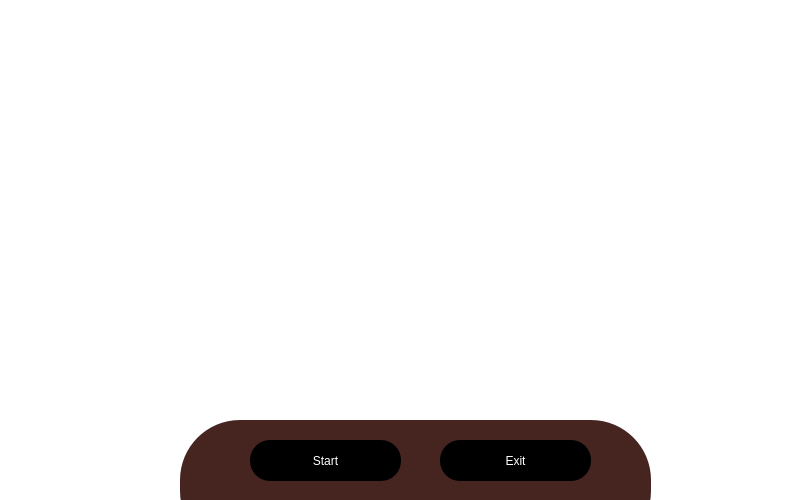
<?xml version="1.0" encoding="UTF-8"?>
<ui version="4.0">
 <class>DNDRandomEncounterClass</class>
 <widget class="QMainWindow" name="DNDRandomEncounterClass">
  <property name="geometry">
   <rect>
    <x>0</x>
    <y>0</y>
    <width>800</width>
    <height>500</height>
   </rect>
  </property>
  <property name="sizePolicy">
   <sizepolicy hsizetype="Expanding" vsizetype="Expanding">
    <horstretch>0</horstretch>
    <verstretch>0</verstretch>
   </sizepolicy>
  </property>
  <property name="minimumSize">
   <size>
    <width>800</width>
    <height>500</height>
   </size>
  </property>
  <property name="contextMenuPolicy">
   <enum>Qt::ContextMenuPolicy::NoContextMenu</enum>
  </property>
  <property name="windowTitle">
   <string>DNDRandomEncounter</string>
  </property>
  <property name="styleSheet">
   <string notr="true">QMainWindow::title { background-color: #3498db; }
QMainWindow::close-button { background-color: red; }</string>
  </property>
  <widget class="QWidget" name="centralWidget">
   <property name="sizePolicy">
    <sizepolicy hsizetype="Expanding" vsizetype="Expanding">
     <horstretch>0</horstretch>
     <verstretch>0</verstretch>
    </sizepolicy>
   </property>
   <property name="minimumSize">
    <size>
     <width>800</width>
     <height>500</height>
    </size>
   </property>
   <property name="contextMenuPolicy">
    <enum>Qt::ContextMenuPolicy::NoContextMenu</enum>
   </property>
   <property name="styleSheet">
    <string notr="true">background-color: #fff;</string>
   </property>
   <widget class="QStackedWidget" name="stackedWidget">
    <property name="geometry">
     <rect>
      <x>0</x>
      <y>0</y>
      <width>801</width>
      <height>501</height>
     </rect>
    </property>
    <property name="sizePolicy">
     <sizepolicy hsizetype="Expanding" vsizetype="Expanding">
      <horstretch>0</horstretch>
      <verstretch>0</verstretch>
     </sizepolicy>
    </property>
    <property name="currentIndex">
     <number>0</number>
    </property>
    <widget class="QWidget" name="MainMenuPage">
     <widget class="QGroupBox" name="MainMenu">
      <property name="geometry">
       <rect>
        <x>0</x>
        <y>0</y>
        <width>801</width>
        <height>501</height>
       </rect>
      </property>
      <property name="title">
       <string>GroupBox</string>
      </property>
      <widget class="QPushButton" name="startButton">
       <property name="geometry">
        <rect>
         <x>250</x>
         <y>440</y>
         <width>151</width>
         <height>41</height>
        </rect>
       </property>
       <property name="styleSheet">
        <string notr="true">QPushButton {
background-color: #000;
color: #fff;
border-radius: 20px;
}
QPushButton::hover {
background-color: #fff;
color: #000;
}</string>
       </property>
       <property name="text">
        <string>Start</string>
       </property>
      </widget>
      <widget class="QLabel" name="TitleText">
       <property name="geometry">
        <rect>
         <x>500</x>
         <y>30</y>
         <width>271</width>
         <height>71</height>
        </rect>
       </property>
       <property name="styleSheet">
        <string notr="true">QLabel {
    color: white;               /* Set the base color (inner color) */
    background-color: transparent;
    padding: 2px 5px;
    border-radius: 3px;
}</string>
       </property>
       <property name="text">
        <string>&lt;html&gt;&lt;head/&gt;&lt;body&gt;&lt;p align=&quot;center&quot;&gt;&lt;span&gt;Random Encounters&lt;/span&gt;&lt;/p&gt;&lt;/body&gt;&lt;/html&gt;</string>
       </property>
      </widget>
      <widget class="QLabel" name="label">
       <property name="geometry">
        <rect>
         <x>180</x>
         <y>420</y>
         <width>471</width>
         <height>131</height>
        </rect>
       </property>
       <property name="styleSheet">
        <string notr="true">border-radius: 60px; background-color: #462521;</string>
       </property>
       <property name="text">
        <string/>
       </property>
      </widget>
      <widget class="QPushButton" name="exitButton">
       <property name="geometry">
        <rect>
         <x>440</x>
         <y>440</y>
         <width>151</width>
         <height>41</height>
        </rect>
       </property>
       <property name="styleSheet">
        <string notr="true">QPushButton {
background-color: #000;
color: #fff;
border-radius: 20px;
}
QPushButton::hover {
background-color: #fff;
color: #000;
}</string>
       </property>
       <property name="text">
        <string>Exit</string>
       </property>
      </widget>
      <widget class="QLabel" name="TitleBackground">
       <property name="geometry">
        <rect>
         <x>500</x>
         <y>-10</y>
         <width>271</width>
         <height>151</height>
        </rect>
       </property>
       <property name="styleSheet">
        <string notr="true">background-color: transparent;</string>
       </property>
       <property name="text">
        <string/>
       </property>
       <property name="pixmap">
        <pixmap resource="DNDRandomEncounter.qrc">:/DNDRandomEncounter/shopsign.png</pixmap>
       </property>
       <property name="scaledContents">
        <bool>true</bool>
       </property>
      </widget>
      <widget class="QLabel" name="BackgroundWallpaper">
       <property name="geometry">
        <rect>
         <x>0</x>
         <y>0</y>
         <width>800</width>
         <height>500</height>
        </rect>
       </property>
       <property name="sizePolicy">
        <sizepolicy hsizetype="Expanding" vsizetype="Expanding">
         <horstretch>0</horstretch>
         <verstretch>0</verstretch>
        </sizepolicy>
       </property>
       <property name="contextMenuPolicy">
        <enum>Qt::ContextMenuPolicy::NoContextMenu</enum>
       </property>
       <property name="text">
        <string/>
       </property>
       <property name="pixmap">
        <pixmap resource="DNDRandomEncounter.qrc">:/DNDRandomEncounter/dnd-wallpaper.jpg</pixmap>
       </property>
       <property name="scaledContents">
        <bool>true</bool>
       </property>
      </widget>
      <zorder>BackgroundWallpaper</zorder>
      <zorder>label</zorder>
      <zorder>exitButton</zorder>
      <zorder>TitleBackground</zorder>
      <zorder>TitleText</zorder>
      <zorder>startButton</zorder>
     </widget>
    </widget>
    <widget class="QWidget" name="EncounterTypesPage">
     <property name="sizePolicy">
      <sizepolicy hsizetype="Expanding" vsizetype="Expanding">
       <horstretch>0</horstretch>
       <verstretch>0</verstretch>
      </sizepolicy>
     </property>
     <widget class="QGroupBox" name="EncounterTypes">
      <property name="geometry">
       <rect>
        <x>0</x>
        <y>0</y>
        <width>801</width>
        <height>501</height>
       </rect>
      </property>
      <property name="sizePolicy">
       <sizepolicy hsizetype="Expanding" vsizetype="Expanding">
        <horstretch>0</horstretch>
        <verstretch>0</verstretch>
       </sizepolicy>
      </property>
      <property name="title">
       <string>GroupBox</string>
      </property>
      <widget class="QLabel" name="EncounterTypesWallpaper">
       <property name="geometry">
        <rect>
         <x>0</x>
         <y>0</y>
         <width>801</width>
         <height>501</height>
        </rect>
       </property>
       <property name="sizePolicy">
        <sizepolicy hsizetype="Expanding" vsizetype="Expanding">
         <horstretch>0</horstretch>
         <verstretch>0</verstretch>
        </sizepolicy>
       </property>
       <property name="mouseTracking">
        <bool>false</bool>
       </property>
       <property name="contextMenuPolicy">
        <enum>Qt::ContextMenuPolicy::NoContextMenu</enum>
       </property>
       <property name="text">
        <string/>
       </property>
       <property name="pixmap">
        <pixmap resource="DNDRandomEncounter.qrc">:/DNDRandomEncounter/dnd-wallpaper.jpg</pixmap>
       </property>
       <property name="scaledContents">
        <bool>true</bool>
       </property>
      </widget>
      <widget class="QPushButton" name="SwitchToCreateEncounterType">
       <property name="geometry">
        <rect>
         <x>710</x>
         <y>100</y>
         <width>41</width>
         <height>36</height>
        </rect>
       </property>
       <property name="sizePolicy">
        <sizepolicy hsizetype="Expanding" vsizetype="Expanding">
         <horstretch>0</horstretch>
         <verstretch>0</verstretch>
        </sizepolicy>
       </property>
       <property name="font">
        <font>
         <pointsize>12</pointsize>
         <italic>false</italic>
         <bold>true</bold>
         <underline>false</underline>
         <strikeout>false</strikeout>
         <kerning>true</kerning>
        </font>
       </property>
       <property name="styleSheet">
        <string notr="true">QPushButton {
    background-color: #000;
    color: #fff;
    border-radius: 20px;
    padding: 5px 10px; 
    border: 2px solid #fff;
}

QPushButton::hover {
    background-color: #fff;
    color: #000;
}</string>
       </property>
       <property name="text">
        <string>✚</string>
       </property>
       <property name="icon">
        <iconset theme="camera-photo"/>
       </property>
      </widget>
      <widget class="QGroupBox" name="EncounterTypesBox">
       <property name="geometry">
        <rect>
         <x>30</x>
         <y>150</y>
         <width>729</width>
         <height>291</height>
        </rect>
       </property>
       <property name="sizePolicy">
        <sizepolicy hsizetype="Expanding" vsizetype="Expanding">
         <horstretch>0</horstretch>
         <verstretch>0</verstretch>
        </sizepolicy>
       </property>
       <property name="styleSheet">
        <string notr="true">background-color:black;border:transparent; border-radius:20px;</string>
       </property>
       <property name="title">
        <string/>
       </property>
       <widget class="QGroupBox" name="EncounterTypesGroupBox">
        <property name="geometry">
         <rect>
          <x>0</x>
          <y>0</y>
          <width>721</width>
          <height>261</height>
         </rect>
        </property>
        <property name="sizePolicy">
         <sizepolicy hsizetype="Expanding" vsizetype="Expanding">
          <horstretch>0</horstretch>
          <verstretch>0</verstretch>
         </sizepolicy>
        </property>
        <property name="styleSheet">
         <string notr="true">border: 1px solid red;</string>
        </property>
        <property name="title">
         <string>GroupBox</string>
        </property>
       </widget>
      </widget>
      <widget class="QPushButton" name="BackToMainMenu">
       <property name="geometry">
        <rect>
         <x>30</x>
         <y>20</y>
         <width>191</width>
         <height>61</height>
        </rect>
       </property>
       <property name="sizePolicy">
        <sizepolicy hsizetype="Expanding" vsizetype="Expanding">
         <horstretch>0</horstretch>
         <verstretch>0</verstretch>
        </sizepolicy>
       </property>
       <property name="maximumSize">
        <size>
         <width>500</width>
         <height>16777215</height>
        </size>
       </property>
       <property name="styleSheet">
        <string notr="true">QPushButton {
background-color: #000;
color: #fff;
border-radius: 20px;
}
QPushButton::hover {
background-color: #fff;
color: #000;
}</string>
       </property>
       <property name="text">
        <string>Back To Main Menu</string>
       </property>
       <property name="iconSize">
        <size>
         <width>10</width>
         <height>16</height>
        </size>
       </property>
      </widget>
      <widget class="QScrollBar" name="EncounterTypesScrollBar">
       <property name="geometry">
        <rect>
         <x>30</x>
         <y>420</y>
         <width>721</width>
         <height>20</height>
        </rect>
       </property>
       <property name="sizePolicy">
        <sizepolicy hsizetype="Expanding" vsizetype="Expanding">
         <horstretch>0</horstretch>
         <verstretch>0</verstretch>
        </sizepolicy>
       </property>
       <property name="styleSheet">
        <string notr="true">QScrollBar:horizontal {
        background-color: #F0F0F0;
        height: 20px;
        margin: 0px 0px 0px 0px;
    }
    QScrollBar::handle:horizontal {
        background-color: #000000;
        border-radius: 10px;
        min-width: 30%;
    }
    QScrollBar::add-line:horizontal,
    QScrollBar::sub-line:horizontal {
        width: 0;
        height: 0;
        subcontrol-position: center;
    }</string>
       </property>
       <property name="minimum">
        <number>0</number>
       </property>
       <property name="value">
        <number>0</number>
       </property>
       <property name="orientation">
        <enum>Qt::Orientation::Horizontal</enum>
       </property>
      </widget>
     </widget>
    </widget>
    <widget class="QWidget" name="EncountersPage">
     <widget class="QGroupBox" name="Encounters">
      <property name="geometry">
       <rect>
        <x>0</x>
        <y>0</y>
        <width>801</width>
        <height>501</height>
       </rect>
      </property>
      <property name="title">
       <string>GroupBox</string>
      </property>
      <widget class="QLabel" name="EncountersBackgroundWallpaper">
       <property name="geometry">
        <rect>
         <x>0</x>
         <y>0</y>
         <width>800</width>
         <height>500</height>
        </rect>
       </property>
       <property name="sizePolicy">
        <sizepolicy hsizetype="Expanding" vsizetype="Expanding">
         <horstretch>0</horstretch>
         <verstretch>0</verstretch>
        </sizepolicy>
       </property>
       <property name="contextMenuPolicy">
        <enum>Qt::ContextMenuPolicy::NoContextMenu</enum>
       </property>
       <property name="text">
        <string/>
       </property>
       <property name="pixmap">
        <pixmap resource="DNDRandomEncounter.qrc">:/DNDRandomEncounter/dnd-wallpaper.jpg</pixmap>
       </property>
       <property name="scaledContents">
        <bool>true</bool>
       </property>
      </widget>
      <widget class="QPushButton" name="BackToEncounterTypesPageButton">
       <property name="geometry">
        <rect>
         <x>30</x>
         <y>20</y>
         <width>151</width>
         <height>61</height>
        </rect>
       </property>
       <property name="styleSheet">
        <string notr="true">QPushButton {
background-color: #000;
color: #fff;
border-radius: 20px;
}
QPushButton::hover {
background-color: #fff;
color: #000;
}</string>
       </property>
       <property name="text">
        <string>Back To Encounter Types</string>
       </property>
      </widget>
      <widget class="QGroupBox" name="EncountersBox">
       <property name="geometry">
        <rect>
         <x>80</x>
         <y>100</y>
         <width>641</width>
         <height>341</height>
        </rect>
       </property>
       <property name="styleSheet">
        <string notr="true">background-color: rgba(0, 0, 0, 0.7);
border: black;
border-radius: 20px;</string>
       </property>
       <property name="title">
        <string/>
       </property>
       <widget class="QGroupBox" name="EncountersGroupBox">
        <property name="geometry">
         <rect>
          <x>10</x>
          <y>10</y>
          <width>621</width>
          <height>321</height>
         </rect>
        </property>
        <property name="styleSheet">
         <string notr="true">background-color:transparent;</string>
        </property>
        <property name="title">
         <string>GroupBox</string>
        </property>
       </widget>
       <widget class="QScrollBar" name="EncountersScrollBar">
        <property name="geometry">
         <rect>
          <x>620</x>
          <y>0</y>
          <width>21</width>
          <height>341</height>
         </rect>
        </property>
        <property name="sizePolicy">
         <sizepolicy hsizetype="Expanding" vsizetype="Expanding">
          <horstretch>0</horstretch>
          <verstretch>0</verstretch>
         </sizepolicy>
        </property>
        <property name="styleSheet">
         <string notr="true">QScrollBar:vertical {
        background-color: #F0F0F0;
        width: 20px;
        margin: 0px 0px 0px 0px;
    }
    QScrollBar::handle:vertical {
        background-color: #000000;
        border-radius: 10px;
        min-height: 200px;
    }
QScrollBar::add-line:vertical,
    QScrollBar::sub-line:vertical {
        width: 0;
        height: 0;
        subcontrol-position: center;
    }</string>
        </property>
        <property name="value">
         <number>0</number>
        </property>
        <property name="orientation">
         <enum>Qt::Orientation::Vertical</enum>
        </property>
       </widget>
      </widget>
      <widget class="QPushButton" name="GetRandomEncounter">
       <property name="geometry">
        <rect>
         <x>570</x>
         <y>30</y>
         <width>141</width>
         <height>41</height>
        </rect>
       </property>
       <property name="styleSheet">
        <string notr="true">QPushButton {
background-color: #000;
color: #fff;
border-radius: 20px;
}
QPushButton::hover {
background-color: #fff;
color: #000;
}</string>
       </property>
       <property name="text">
        <string>Random Encounter</string>
       </property>
      </widget>
      <widget class="QPushButton" name="SwitchToCreateEncounterButton">
       <property name="geometry">
        <rect>
         <x>510</x>
         <y>30</y>
         <width>41</width>
         <height>36</height>
        </rect>
       </property>
       <property name="sizePolicy">
        <sizepolicy hsizetype="Expanding" vsizetype="Expanding">
         <horstretch>0</horstretch>
         <verstretch>0</verstretch>
        </sizepolicy>
       </property>
       <property name="font">
        <font>
         <pointsize>12</pointsize>
         <italic>false</italic>
         <bold>true</bold>
         <underline>false</underline>
         <strikeout>false</strikeout>
         <kerning>true</kerning>
        </font>
       </property>
       <property name="styleSheet">
        <string notr="true">QPushButton {
    background-color: #000;
    color: #fff;
    border-radius: 20px;
    padding: 5px 10px; 
    border: 2px solid #fff;
}

QPushButton::hover {
    background-color: #fff;
    color: #000;
}</string>
       </property>
       <property name="text">
        <string>✚</string>
       </property>
       <property name="icon">
        <iconset theme="camera-photo"/>
       </property>
      </widget>
     </widget>
    </widget>
    <widget class="QWidget" name="SingleEncounterPage">
     <widget class="QGroupBox" name="SingleEncounterBox">
      <property name="geometry">
       <rect>
        <x>0</x>
        <y>0</y>
        <width>801</width>
        <height>501</height>
       </rect>
      </property>
      <property name="title">
       <string>GroupBox</string>
      </property>
      <widget class="QPushButton" name="BackToEncountersPageButton">
       <property name="geometry">
        <rect>
         <x>20</x>
         <y>440</y>
         <width>151</width>
         <height>41</height>
        </rect>
       </property>
       <property name="styleSheet">
        <string notr="true">QPushButton {
background-color: #000;
color: #fff;
border-radius: 20px;
}
QPushButton::hover {
background-color: #fff;
color: #000;
}</string>
       </property>
       <property name="text">
        <string>Back To Encounters</string>
       </property>
      </widget>
      <widget class="QLabel" name="SingleEncounterBackgroundWallpaper">
       <property name="geometry">
        <rect>
         <x>0</x>
         <y>0</y>
         <width>800</width>
         <height>500</height>
        </rect>
       </property>
       <property name="sizePolicy">
        <sizepolicy hsizetype="Expanding" vsizetype="Expanding">
         <horstretch>0</horstretch>
         <verstretch>0</verstretch>
        </sizepolicy>
       </property>
       <property name="contextMenuPolicy">
        <enum>Qt::ContextMenuPolicy::NoContextMenu</enum>
       </property>
       <property name="text">
        <string/>
       </property>
       <property name="pixmap">
        <pixmap resource="DNDRandomEncounter.qrc">:/DNDRandomEncounter/dnd-wallpaper.jpg</pixmap>
       </property>
       <property name="scaledContents">
        <bool>true</bool>
       </property>
      </widget>
      <widget class="QLabel" name="EncounterImage">
       <property name="geometry">
        <rect>
         <x>520</x>
         <y>50</y>
         <width>241</width>
         <height>331</height>
        </rect>
       </property>
       <property name="sizePolicy">
        <sizepolicy hsizetype="Expanding" vsizetype="Expanding">
         <horstretch>0</horstretch>
         <verstretch>0</verstretch>
        </sizepolicy>
       </property>
       <property name="styleSheet">
        <string notr="true">border-radius:10%;</string>
       </property>
       <property name="text">
        <string/>
       </property>
       <property name="scaledContents">
        <bool>true</bool>
       </property>
      </widget>
      <widget class="QLabel" name="EncounterName">
       <property name="geometry">
        <rect>
         <x>220</x>
         <y>30</y>
         <width>221</width>
         <height>31</height>
        </rect>
       </property>
       <property name="styleSheet">
        <string notr="true">background-color: rgba(0, 0, 0, 0.7);
border: black;
border-radius: 10px;color:white;</string>
       </property>
       <property name="text">
        <string/>
       </property>
       <property name="alignment">
        <set>Qt::AlignmentFlag::AlignCenter</set>
       </property>
      </widget>
      <widget class="QLabel" name="EncounterDescription">
       <property name="geometry">
        <rect>
         <x>50</x>
         <y>100</y>
         <width>441</width>
         <height>291</height>
        </rect>
       </property>
       <property name="styleSheet">
        <string notr="true">background-color: rgba(0, 0, 0, 0.7);
border: black;
border-radius: 10px;color:white; font-size:20px;</string>
       </property>
       <property name="text">
        <string/>
       </property>
       <property name="alignment">
        <set>Qt::AlignmentFlag::AlignLeading|Qt::AlignmentFlag::AlignLeft|Qt::AlignmentFlag::AlignTop</set>
       </property>
       <property name="wordWrap">
        <bool>true</bool>
       </property>
      </widget>
      <zorder>SingleEncounterBackgroundWallpaper</zorder>
      <zorder>BackToEncountersPageButton</zorder>
      <zorder>EncounterImage</zorder>
      <zorder>EncounterName</zorder>
      <zorder>EncounterDescription</zorder>
     </widget>
    </widget>
    <widget class="QWidget" name="CreateEncounterTypePage">
     <widget class="QGroupBox" name="CreateEncounterTypePageBox">
      <property name="geometry">
       <rect>
        <x>0</x>
        <y>0</y>
        <width>801</width>
        <height>501</height>
       </rect>
      </property>
      <property name="title">
       <string>GroupBox</string>
      </property>
      <widget class="QLabel" name="CreateEncounterTypeImageInput">
       <property name="geometry">
        <rect>
         <x>300</x>
         <y>170</y>
         <width>241</width>
         <height>231</height>
        </rect>
       </property>
       <property name="sizePolicy">
        <sizepolicy hsizetype="Expanding" vsizetype="Expanding">
         <horstretch>0</horstretch>
         <verstretch>0</verstretch>
        </sizepolicy>
       </property>
       <property name="styleSheet">
        <string notr="true">QLabel {
background-color: #000;
color: #fff;
border-radius: 20px;
}
</string>
       </property>
       <property name="text">
        <string/>
       </property>
       <property name="scaledContents">
        <bool>true</bool>
       </property>
      </widget>
      <widget class="QPushButton" name="BackToEncounterType">
       <property name="geometry">
        <rect>
         <x>60</x>
         <y>30</y>
         <width>141</width>
         <height>51</height>
        </rect>
       </property>
       <property name="styleSheet">
        <string notr="true">QPushButton {
background-color: #000;
color: #fff;
border-radius: 20px;
}
QPushButton::hover {
background-color: #fff;
color: #000;
}</string>
       </property>
       <property name="text">
        <string>Back To Encounter Types</string>
       </property>
      </widget>
      <widget class="QLabel" name="CreateEncounterTypeWallpaper">
       <property name="geometry">
        <rect>
         <x>0</x>
         <y>0</y>
         <width>801</width>
         <height>501</height>
        </rect>
       </property>
       <property name="sizePolicy">
        <sizepolicy hsizetype="Expanding" vsizetype="Expanding">
         <horstretch>0</horstretch>
         <verstretch>0</verstretch>
        </sizepolicy>
       </property>
       <property name="mouseTracking">
        <bool>false</bool>
       </property>
       <property name="contextMenuPolicy">
        <enum>Qt::ContextMenuPolicy::NoContextMenu</enum>
       </property>
       <property name="text">
        <string/>
       </property>
       <property name="pixmap">
        <pixmap resource="DNDRandomEncounter.qrc">:/DNDRandomEncounter/dnd-wallpaper.jpg</pixmap>
       </property>
       <property name="scaledContents">
        <bool>true</bool>
       </property>
      </widget>
      <widget class="QPushButton" name="CreateEncounterTypeButton">
       <property name="geometry">
        <rect>
         <x>350</x>
         <y>420</y>
         <width>141</width>
         <height>51</height>
        </rect>
       </property>
       <property name="styleSheet">
        <string notr="true">QPushButton {
background-color: #000;
color: #fff;
border-radius: 20px;
padding: 5px 10px; 
    border: 2px solid #fff;
}
QPushButton::hover {
background-color: #fff;
color: #000;
}</string>
       </property>
       <property name="text">
        <string>Create Encounter Type</string>
       </property>
      </widget>
      <widget class="QLineEdit" name="CreateEncounterTypeNameInput">
       <property name="geometry">
        <rect>
         <x>330</x>
         <y>80</y>
         <width>181</width>
         <height>31</height>
        </rect>
       </property>
       <property name="styleSheet">
        <string notr="true">QPushButton {
background-color: #000;
color: #fff;
border-radius: 20px;
padding: 5px 10px; 
    border: 2px solid #fff;
}
QPushButton::hover {
background-color: #fff;
color: #000;
}</string>
       </property>
       <property name="placeholderText">
        <string>Enter encounter type name...</string>
       </property>
      </widget>
      <widget class="QPushButton" name="UploadEncounterTypeImage">
       <property name="geometry">
        <rect>
         <x>310</x>
         <y>150</y>
         <width>75</width>
         <height>24</height>
        </rect>
       </property>
       <property name="styleSheet">
        <string notr="true">QPushButton {
background-color: #000;
color: #fff;
border-radius: 20px;

}
QPushButton::hover {
background-color: #fff;
color: #000;
}</string>
       </property>
       <property name="text">
        <string>Upload</string>
       </property>
      </widget>
      <zorder>CreateEncounterTypeWallpaper</zorder>
      <zorder>BackToEncounterType</zorder>
      <zorder>CreateEncounterTypeButton</zorder>
      <zorder>CreateEncounterTypeNameInput</zorder>
      <zorder>UploadEncounterTypeImage</zorder>
      <zorder>CreateEncounterTypeImageInput</zorder>
     </widget>
    </widget>
    <widget class="QWidget" name="CreateSingleEncounterPage">
     <widget class="QGroupBox" name="CreateSingleEncounterPageBox">
      <property name="geometry">
       <rect>
        <x>0</x>
        <y>0</y>
        <width>800</width>
        <height>500</height>
       </rect>
      </property>
      <property name="title">
       <string/>
      </property>
      <widget class="QLabel" name="CreateSingleEncounterImageInput">
       <property name="geometry">
        <rect>
         <x>300</x>
         <y>170</y>
         <width>241</width>
         <height>231</height>
        </rect>
       </property>
       <property name="sizePolicy">
        <sizepolicy hsizetype="Expanding" vsizetype="Expanding">
         <horstretch>0</horstretch>
         <verstretch>0</verstretch>
        </sizepolicy>
       </property>
       <property name="styleSheet">
        <string notr="true">QLabel {
background-color: #000;
color: #fff;
border-radius: 20px;
}
</string>
       </property>
       <property name="text">
        <string/>
       </property>
       <property name="scaledContents">
        <bool>true</bool>
       </property>
      </widget>
      <widget class="QPushButton" name="CreateSingleEncounterButton">
       <property name="geometry">
        <rect>
         <x>350</x>
         <y>420</y>
         <width>141</width>
         <height>51</height>
        </rect>
       </property>
       <property name="styleSheet">
        <string notr="true">QPushButton {
background-color: #000;
color: #fff;
border-radius: 20px;
padding: 5px 10px; 
    border: 2px solid #fff;
}
QPushButton::hover {
background-color: #fff;
color: #000;
}</string>
       </property>
       <property name="text">
        <string>Create Encounter Type</string>
       </property>
      </widget>
      <widget class="QPushButton" name="UploadSingleEncounterImage">
       <property name="geometry">
        <rect>
         <x>310</x>
         <y>150</y>
         <width>75</width>
         <height>24</height>
        </rect>
       </property>
       <property name="styleSheet">
        <string notr="true">QPushButton {
background-color: #000;
color: #fff;
border-radius: 20px;

}
QPushButton::hover {
background-color: #fff;
color: #000;
}</string>
       </property>
       <property name="text">
        <string>Upload</string>
       </property>
      </widget>
      <widget class="QLineEdit" name="CreateSingleEncounterNameInput">
       <property name="geometry">
        <rect>
         <x>310</x>
         <y>70</y>
         <width>181</width>
         <height>31</height>
        </rect>
       </property>
       <property name="styleSheet">
        <string notr="true">QPushButton {
background-color: #000;
color: #fff;
border-radius: 20px;
padding: 5px 10px; 
    border: 2px solid #fff;
}
QPushButton::hover {
background-color: #fff;
color: #000;
}</string>
       </property>
       <property name="placeholderText">
        <string>Enter encounter name...</string>
       </property>
      </widget>
      <widget class="QLabel" name="CreateSingleEncounterWallpaper">
       <property name="geometry">
        <rect>
         <x>0</x>
         <y>0</y>
         <width>801</width>
         <height>501</height>
        </rect>
       </property>
       <property name="sizePolicy">
        <sizepolicy hsizetype="Expanding" vsizetype="Expanding">
         <horstretch>0</horstretch>
         <verstretch>0</verstretch>
        </sizepolicy>
       </property>
       <property name="mouseTracking">
        <bool>false</bool>
       </property>
       <property name="contextMenuPolicy">
        <enum>Qt::ContextMenuPolicy::NoContextMenu</enum>
       </property>
       <property name="text">
        <string/>
       </property>
       <property name="pixmap">
        <pixmap resource="DNDRandomEncounter.qrc">:/DNDRandomEncounter/dnd-wallpaper.jpg</pixmap>
       </property>
       <property name="scaledContents">
        <bool>true</bool>
       </property>
      </widget>
      <widget class="QPushButton" name="BackToEncountersButton">
       <property name="geometry">
        <rect>
         <x>60</x>
         <y>30</y>
         <width>141</width>
         <height>51</height>
        </rect>
       </property>
       <property name="styleSheet">
        <string notr="true">QPushButton {
background-color: #000;
color: #fff;
border-radius: 20px;
}
QPushButton::hover {
background-color: #fff;
color: #000;
}</string>
       </property>
       <property name="text">
        <string>Back To Encounter Types</string>
       </property>
      </widget>
      <zorder>CreateSingleEncounterWallpaper</zorder>
      <zorder>CreateSingleEncounterImageInput</zorder>
      <zorder>CreateSingleEncounterButton</zorder>
      <zorder>UploadSingleEncounterImage</zorder>
      <zorder>CreateSingleEncounterNameInput</zorder>
      <zorder>BackToEncountersButton</zorder>
     </widget>
    </widget>
   </widget>
  </widget>
 </widget>
 <layoutdefault spacing="6" margin="11"/>
 <resources>
  <include location="DNDRandomEncounter.qrc"/>
 </resources>
 <connections/>
</ui>
